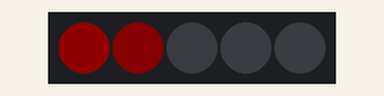
This program was run on a simulated CircuitPython board. On the bench: 5 RGB LEDs in strip order, left to right. Dim RGB values are drawn brighter than linear; what the program prints to the serial console is not drawn.

Above: at 0.45 s.
At 4.05 s:
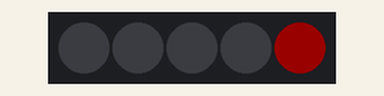
At 10.06 s:
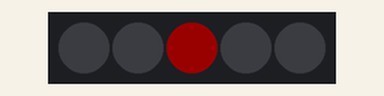
At 19.67 s:
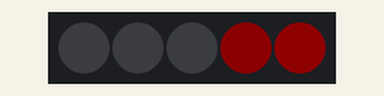
At 29.28 s:
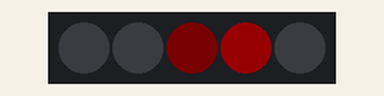
At 39.19 s:
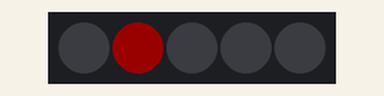
Timing chart, 0 to 40.0 s (numbered marks = the images above):
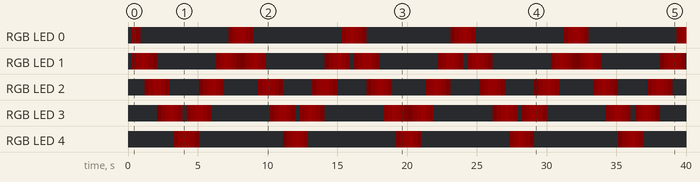

The program:

knightrider-dicts.py
```python
import board
import neopixel
import adafruit_fancyled.adafruit_fancyled as fancy
import time
import random
#import inspect

NUM_LEDS = 5
pixels = neopixel.NeoPixel(board.APA102_MOSI, NUM_LEDS, auto_write=False, brightness=0.1)

pixdata = [{"H":0,"S":255,"V":0,"dV":0} for i in range(NUM_LEDS)]
print(pixdata)

hues = [0 for i in range(5)]
brights = [0 for i in range(5)]
dirs = [0 for i in range(5)]
print(brights)

i = 0
dir = 1
count = 0
ratio = 10
freq = 2000
fade = 28
while True:
    if count % ratio == 0:
        i = i + dir
        if(i >= NUM_LEDS):
            i = NUM_LEDS - 2
            dir = -dir
        if(i < 0):
            i = 1
            dir = -dir
        hue = 255
        pixdata[i]["H"] = hue
        pixdata[i]["dV"] = 1
    for j in range(NUM_LEDS):
        color = fancy.CHSV(
            pixdata[j]["H"],
            pixdata[j]["S"],
            pixdata[j]["V"],
        ).pack()
        pixels[j]=color
        pixdata[j]["V"] += fade * pixdata[j]["dV"]
        if pixdata[j]["V"] > 255:
            pixdata[j]["V"] = 255
            pixdata[j]["dV"] = -1
        if(pixdata[j]["V"] <= 0):
            pixdata[j]["V"] = 0
            pixdata[j]["dV"] = 0
    pixels.show()
    time.sleep(1/freq)
    count += 1
```

Measured:
- by itself, RGB LED 0: off → RGB(17, 0, 0) at 0.30 s, → RGB(8, 0, 0) 0.30 s later, → off 0.30 s later, → RGB(5, 0, 0) 6.3 s later, … (32 changes in this stretch)
- by itself, RGB LED 3: off → RGB(2, 0, 0) at 2.1 s, → RGB(11, 0, 0) 0.30 s later, → RGB(19, 0, 0) 0.30 s later, → RGB(25, 0, 0) 0.30 s later, … (65 changes in this stretch)
